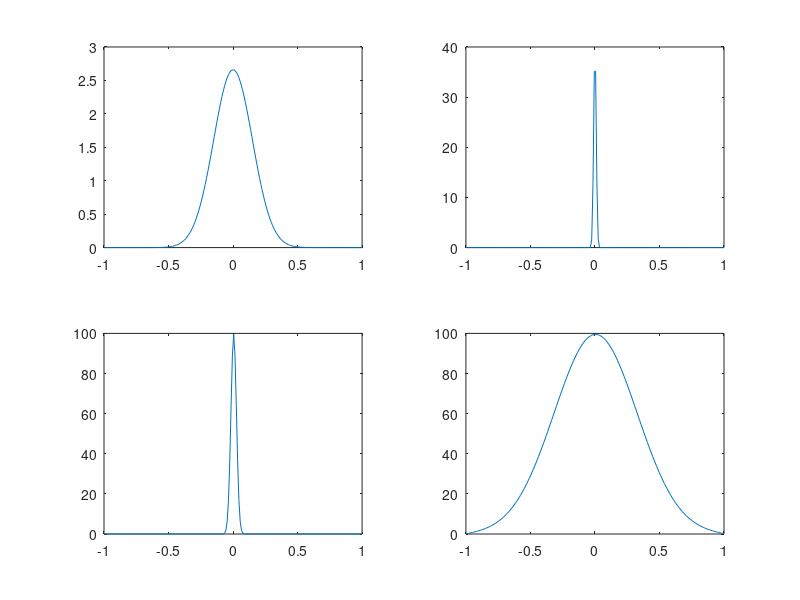

Reproduce this figure in MATLAB.
%gaussian distribution
clc
clear all
close all
t=linspace(-1,1,200);
mu=0;
s1=.15;
s2=0.01;
x1=(1/sqrt(2*pi*s1.^2))*exp(-((t-mu).^2)/(2*s1.^2));
x2=(1/sqrt(2*pi*s2.^2))*exp(-((t-mu).^2)/(2*s2.^2));
X1=abs(fft(x1));
X2=abs(fft(x2));
subplot(221),plot(t,x1)
subplot(222),plot(t,x2)
subplot(223),plot(t,fftshift(X1))
subplot(224),plot(t,fftshift(X2))
